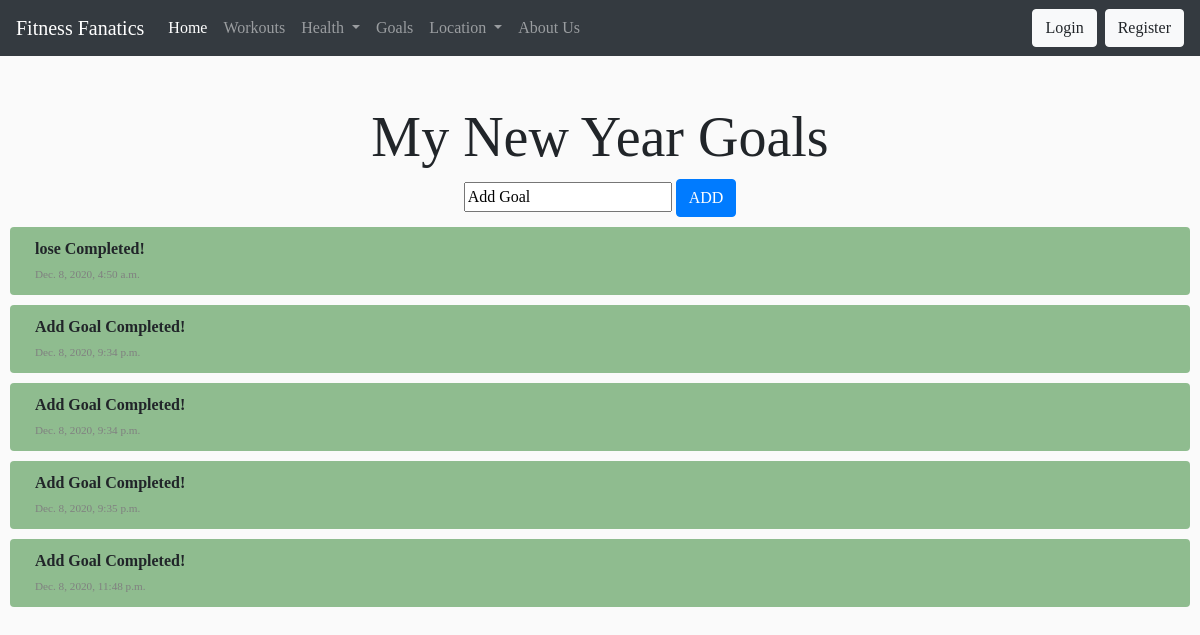
Page /FitnessPage/goals on the earlier database version.
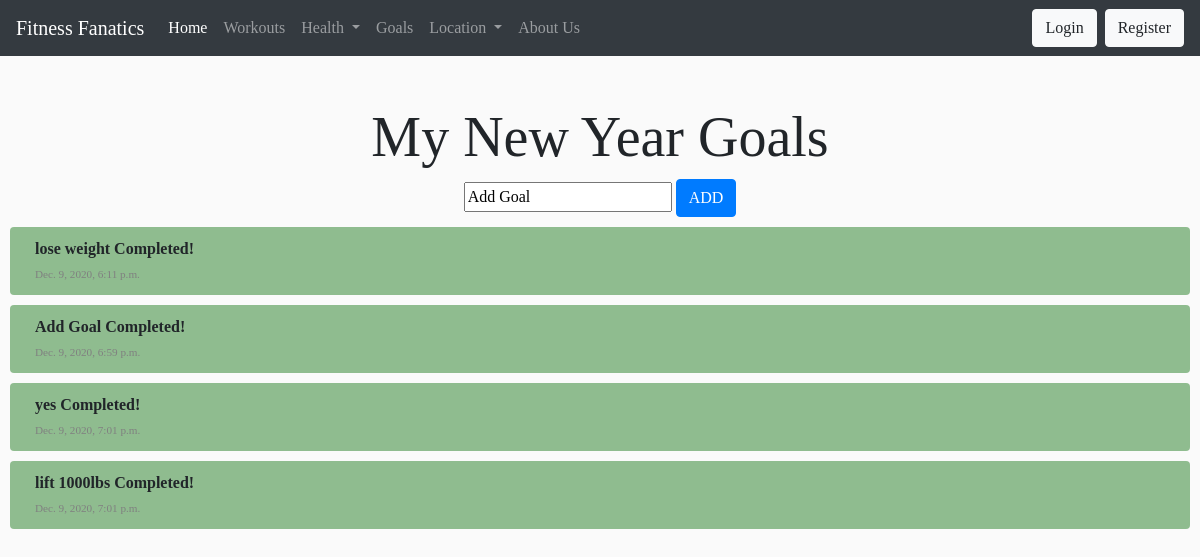
Same page on the later database version.
### FitnessPage/models.py (models this page shows, shortened)
class Goals(models.Model):
    goal = models.CharField(max_length=200, default="Add Goal")
    created_at = models.DateTimeField(auto_now_add=True)
    completed = models.BooleanField(default=False)

### FitnessPage/views.py (the view)
# urls.py: path('goals', views.goals, name="goals"),
def goals(request):
    goal = Goals.objects.all()
    if request.method == 'POST':
        form = GoalForm(request.POST)
        if form.is_valid():
            form.save()
    else:
        form = GoalForm()
    context = {'goals': goal, 'form': form}
    return render(request, 'FitnessPage/goals.html', context)

### FitnessPage/forms.py
class GoalForm(forms.ModelForm):
    class Meta:
        model = Goals
        fields = '__all__'

### templates/FitnessPage/goals.html (shortened to what this page needs)
{% extends "FitnessPage/base.html" %}
{% load static %}
{% load crispy_forms_filters %}
{% load crispy_forms_tags  %}
{% block body %}
    <div class="container mt-5">
        <div class="row">
            <div class="col-sm align-content-center">
                <h1 class="display-4" style="text-align: center">My New Year Goals</h1>
            </div>
        </div>
    </div>
        <div class="row">
        <div class="col-sm align-content-center" >
                <form style="text-align: center" method="post">
                    {{ form.goal }}
                <input class="btn btn-primary" type="submit" value="ADD">
                </form>
            </div>
        </div>
        {% for t in goals %}
            {% if t.completed == True %}
                    <div class="row" style="border: 5px green;
                        border-radius: .25rem;
                        background: darkseagreen;
                        padding: 10px;
                        margin: 10px;" id="background">
                        <div class="col-sm" id="info">
                            <strong>{{ t.goal }} Completed!</strong>
                    <br>
                    <span style="font-size: .7rem; color: gray;">{{ t.created_at }}</span>
                </div>
            {% endif %}
            </div>
        {% endfor %}
{% endblock %}

### templates/FitnessPage/base.html (shortened to what this page needs)
{% load static %}
<!DOCTYPE html>
<html lang="en">
<head>
    <link rel="stylesheet" href="https://cdn.jsdelivr.net/npm/bootstrap@4.5.3/dist/css/bootstrap.min.css">
    <link rel="stylesheet" href="https://stackpath.bootstrapcdn.com/bootstrap/4.5.2/css/bootstrap.min.css">
    <link rel="stylesheet" href="https://cdnjs.cloudflare.com/ajax/libs/font-awesome/5.15.1/css/all.min.css">
    <link rel="stylesheet" href="{% static 'css/styles.css' %}">
</head>
<body>
    <nav class="navbar navbar-expand-lg navbar-dark bg-dark">
        <a class="navbar-brand" href="#">Fitness Fanatics</a>
            <div class="collapse navbar-collapse" id="navbarNavDropdown">
                <ul class="navbar-nav">
                    <li class="nav-item active">
                        <a class="nav-link" href="/FitnessPage/">Home <span class="sr-only">(current)</span></a>
                    </li>
                    <li class="nav-item">
                        <a class="nav-link" href="/FitnessPage/workout">Workouts</a>
                    </li>
                    <li class="nav-item dropdown">
                        <a class="nav-link dropdown-toggle" href="#" id="navbarDropdownMenuLink" role="button" data-toggle="dropdown" aria-haspopup="true" aria-expanded="false">
                            Health
                        </a>
                     </li>
                <li class="nav-item">
                    <a class="nav-link" href="/FitnessPage/goals">Goals</a>
                </li>
                <li class="nav-item dropdown">
                     <a class="nav-link dropdown-toggle" href="#" id="navbarDropdownMenuLink" role="button" data-toggle="dropdown" aria-haspopup="true" aria-expanded="false">
                     Location
                    </a>
                </li>
                    <li class="nav-item">
                    <a class="nav-link" href="/FitnessPage/about_us">About Us</a>
                    </li>
                </ul>
 </div>
        {% if user.is_authenticated %}
                <ul class="navbar-nav">
                    <li class="nav-item dropdown">
                        <a class="nav-link dropdown-toggle text-capitalize font-weight-bold active" href="#" id="navbarDropdown" role="button" data-toggle="dropdown" aria-haspopup="true" aria-expanded="false">
                            {{  user.username}}
                        </a>
                        <div class="dropdown-menu dropdown-menu-right" aria-labelledby="navbarDropdown">
                            <a class="dropdown-item" href="{% url 'home'%}">Home</a>
                            <div class="dropdown-divider"></div>
                            <a class="dropdown-item" href="{% url 'logout' %}">Logout</a>
                        </div>
                    </li>
                </ul>>
            {% else %}
                <a class="btn btn-light mr-2" href={% url 'login' %}>Login</a>
                <a class="btn btn-light" href={% url 'register' %}>Register</a>
            {% endif %}
</nav>
    {% block body %}
    {% endblock %}
</body>
</html>

### static/css/styles.css (style rules this page uses)
body { font-family: Arial, Helvetica, sans-serif; margin: 0; }
html { box-sizing: border-box; }
*, *:before, *:after { box-sizing: inherit; }
.container { padding: 0 16px; }
.container::after, .row::after { content: ""; clear: both; display: table; }
Body { font-family: Georgia, serif; background-color: darkgray; }

### templates/FitnessPage/goals.html (style rules this page uses)
body { background: #fafafa; }

Differences in the rows shown:
removed Goals: goal "lose", created_at "Dec. 8, 2020, 4:50 a.m."
removed Goals: goal "Add Goal", created_at "Dec. 8, 2020, 9:34 p.m."
removed Goals: goal "Add Goal", created_at "Dec. 8, 2020, 9:34 p.m."
removed Goals: goal "Add Goal", created_at "Dec. 8, 2020, 9:35 p.m."
removed Goals: goal "Add Goal", created_at "Dec. 8, 2020, 11:48 p.m."
added Goals: goal "lose weight", created_at "Dec. 9, 2020, 6:11 p.m."
added Goals: goal "Add Goal", created_at "Dec. 9, 2020, 6:59 p.m."
added Goals: goal "yes", created_at "Dec. 9, 2020, 7:01 p.m."
added Goals: goal "lift 1000lbs", created_at "Dec. 9, 2020, 7:01 p.m."
